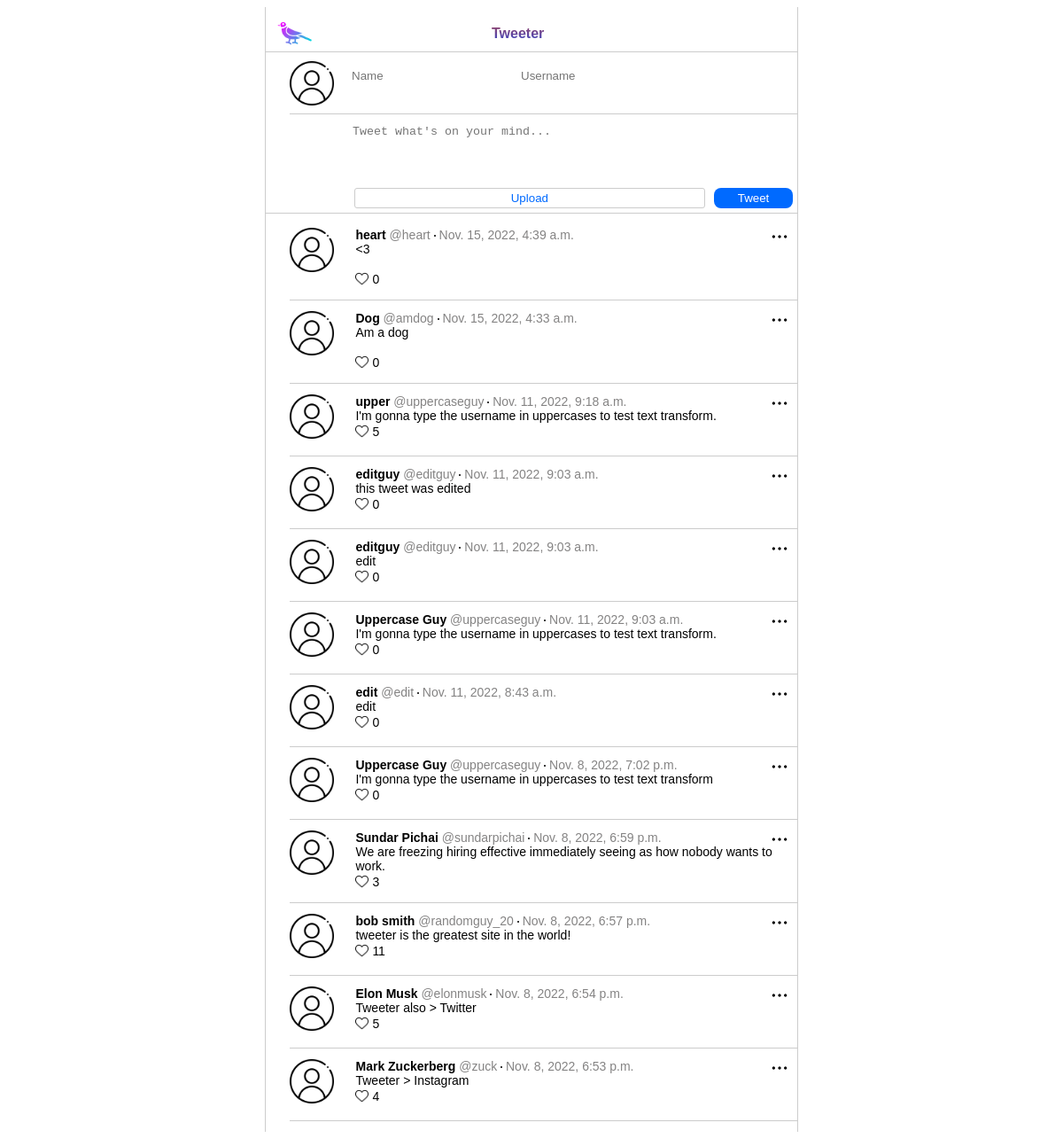
The app's page /, older data.
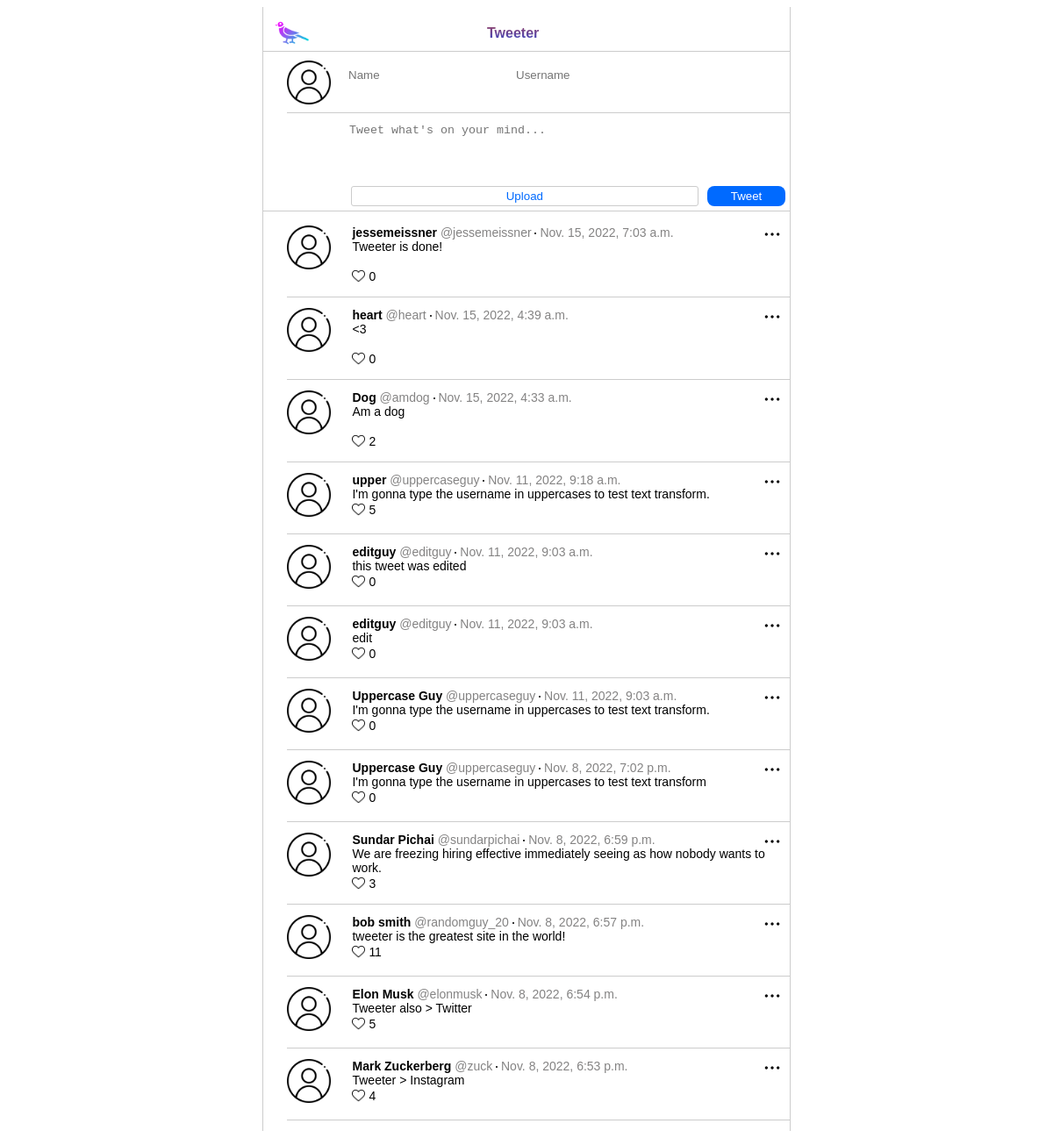
The same page, newer data.
### home/models.py (models this page shows)
class Post(models.Model):
    class Meta(object):
        db_table = 'post'
    name = models.CharField(
        'Name', blank=False, null=False, max_length=40, db_index=True, default='Anonymous'
    )
    username = models.CharField(
        'Username', blank=False, null=False, max_length=30, db_index=True, default='Anonymous'
    )
    body = models.CharField(
        'Body', blank=True, null=True, max_length=140, db_index=True
    )
    created_at = models.DateTimeField(
        'Created DateTime', blank=True, auto_now_add=True
    )
    likes = models.IntegerField(
        'Likes', blank=True, null=True, db_index=True, default=0
    )
    image = CloudinaryField(
        'image', blank=True, db_index=True
    )

### home/views.py (the view)
# urls.py: path('', views.index, name='index'),
def index(request):
    if request.method == 'POST':
        form = PostForm(request.POST, request.FILES)
        if form.is_valid():
            form.save()
            return HttpResponseRedirect('/')
    posts = Post.objects.all()[:30]
    return render(request, 'home.html', {'posts': posts})

### templates/home.html (shortened to what this page needs)
{% extends 'base.html' %}
{% load static %}
{% load cloudinary %}
{% block content %}
<section class="content">
    <section class="header_post_form">
        <section class="header">
            <div class="tweeter_logo">
                <img src="{% static 'img/bird.png' %}" >
            </div>
            <div class="tweeter_text" id="tweeter_text">
                <h1>Tweeter</h1>
            </div>
        </section>
        <section class="post_form">
            <form action="/" method="POST" enctype="multipart/form-data">
                <div class="profile_pic_name">
                    <div class="profile_pic" id="profile_pic_entry">
                        <img src="{% static 'img/user.png' %}">
                    </div>
                    <input class="name_entry" type="text" name="name" placeholder="Name">
                    <input class="username_entry" type="text" name="username" placeholder="Username">
                </div>
                <textarea name="body" placeholder="Tweet what's on your mind..." maxlength="140" required></textarea>
                <div class="upload_submit">
                    <div class="blank"></div>
                    <button class="custom_button" id="custom_button" type="button">Upload</button>
                    <input class="tweet" name="submit" type="submit" value="Tweet">
                </div>
            </form>
        </section>
    </section>
    <section class="posts">
        <ol class="ordered_list">
            {% for post in posts %}
            <li>
                <img class="menu_icon js-menu-icon" src="{% static 'img/option.png' %}">
                <div class="profile_pic" id="profile_pic_posts">
                    <img src="{% static 'img/user.png' %}">
                </div>
                <div class="name_body">
                    <div class="name_time">
                        <span class="name"> {{ post.name }} </span>
                        <span class="username"> @{{ post.username }} </span>
                        <span class="dot"> <img src="{% static 'img/new-moon.png' %}"> </span>
                        <span class="datetime"> {{ post.created_at }} <br> </span>
                    </div>
                    <div class="body"> {{ post.body }} <br> </div>
                    <div class="likes">
                        <a class="likes_link" href="like/{{ post.id }}">
                            <img class="likes_icon" id="likes_icon" src="{% static 'img/heart.png' %}" >
                        </a>
                        <span class="likes_number"> {{ post.likes }} </span>
                    </div>
                </div>
            </li>
            {% endfor %}
        </ol>
    </section>
</section>
{% endblock %}

### templates/base.html (shortened to what this page needs)
<!DOCTYPE html>
<html lang="en">
<head>
    {% load static %}
    <link href="{% static 'css/style.css' %}" rel="stylesheet">
</head>
<body>
    {% block content %} {{ content }} {% endblock %}
</body>
</html>

### static/css/style.css (style rules this page uses)
.content { max-width: 600px; height: 100%; margin: 0 auto; border-left: 1px solid #ccc; border-right: 1px solid #ccc; font-family: Arial, Helvetica, sans-serif; }
.header_post_form { top: 0; background-color: white; }
.header { height: 50px; border-bottom: 1px solid #ccc; display: flex; flex-direction: row; }
.header .tweeter_logo img { width: 45px; position: relative; left: 10px; top: 7px; }
.header .tweeter_text { position: relative; left: 35%; background: -webkit-linear-gradient(#ff4400, #0046ff); -webkit-background-clip: text; background-clip: text; -webkit-text-fill-color: transparent; }
.post_form { border-bottom: 1px solid #ccc; position: relative; }
.profile_pic_name { display: flex; flex-direction: row; margin-top: 10px; margin-left: 4.5%; padding-bottom: 5px; border-bottom: 1px solid #ccc; }
#profile_pic_entry { flex-basis: 11%; }
.name_entry { margin-left: 5px; margin-right: 5px; height: 30px; border: none; }
.username_entry { margin-left: 5px; margin-right: 5px; height: 30px; border: none; }
.post_form textarea { width: 80%; margin-top: 10px; margin-left: 16%; margin-right: 5px; border: none; resize: none; outline: none; height: 60px; }
.upload_submit { display: flex; flex-direction: row; }
.blank { flex-basis: 16%; }
.custom_button { background-color: white; color: #006aff; border: 1px solid #ccc; border-radius: 3px; flex-basis: 67%; margin: 5px; padding: 3px; }
.tweet { background-color: #006aff; color: white; border: none; border-radius: 8px; position: relative; margin: 5px; flex-basis: 15%; }
.ordered_list { display: flex; flex-direction: column-reverse; }
ol { padding-left: 4.5%; }
.posts li { display: flex; flex-direction: row; margin-bottom: 12px; padding-bottom: 15px; border-bottom: 1px solid #ccc; position: relative; }
.posts li .menu_icon { width: 20px; position: absolute; right: 10px; }
#profile_pic_posts { flex-basis: 13%; }
.profile_pic img { width: 50px; }
.posts li .name_body { flex-basis: 85%; font-size: 14px; }
.name_time { color: #848383; }
.posts li .name_body .name_time .name { font-weight: bold; color: black; }
.username { text-transform: lowercase; }
.posts li .name_body .name_time .dot img { width: 2px; position: relative; bottom: 3px; color: #848383; z-index: -5; }
.likes_link { text-decoration: none; }
.likes_icon { width: 15px; position: relative; top: 2px; z-index: -5; }

Row changes from the older to the newer data that the page shows:
removed Post: name "edit", username "edit", created_at "Nov. 11, 2022, 8:43 a.m.", body "edit", likes "0"
changed Post "Dog": likes "0" → "2"
added Post: name "jessemeissner", username "jessemeissner", created_at "Nov. 15, 2022, 7:03 a.m.", body "Tweeter is done!", likes "0"
